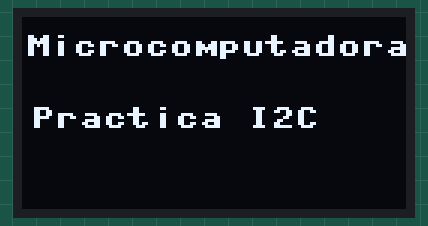
Recording of a program running on a simulated MicroPython board. On the bench: 128×64 one-colour display. What the program prints to the serial console is not drawn. At 0.1 s the program stops and its outputs stay as they are.

Above: at 0.1 s.

The program:

act6.py
```python
from machine import Pin, I2C
from ssd1306 import SSD1306_I2C

i2c = I2C(0, scl=Pin(9), sda=Pin(8), freq=400000)
oled = SSD1306_I2C(128, 64, i2c)

oled.fill(0) # Limpia pantalla
oled.text("Microcomputadoras", 1, 6, 1)
oled.text("Practica I2C", 3, 30, 1)
oled.show()
print("UNAM FI")
```
